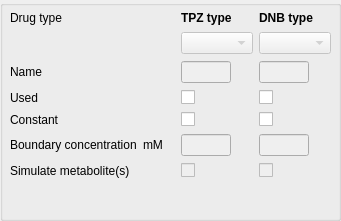
           <widget class="QGroupBox" name="groupBox_const2">
            <property name="geometry">
             <rect>
              <x>20</x>
              <y>30</y>
              <width>341</width>
              <height>221</height>
             </rect>
            </property>
            <property name="title">
             <string/>
            </property>
            <widget class="QWidget" name="gridLayoutWidget_4">
             <property name="geometry">
              <rect>
               <x>10</x>
               <y>10</y>
               <width>321</width>
               <height>171</height>
              </rect>
             </property>
             <layout class="QGridLayout" name="gridLayout_8">
              <item row="3" column="0">
               <widget class="QLabel" name="alabel_drugused">
                <property name="font">
                 <font>
                  <weight>50</weight>
                  <bold>false</bold>
                 </font>
                </property>
                <property name="text">
                 <string>Used</string>
                </property>
               </widget>
              </item>
              <item row="5" column="0">
               <widget class="QMyLabel" name="label_DRUG_A_BDRY_CONC">
                <property name="font">
                 <font>
                  <weight>50</weight>
                  <bold>false</bold>
                 </font>
                </property>
                <property name="text">
                 <string>Boundary concentration</string>
                </property>
               </widget>
              </item>
              <item row="5" column="1">
               <widget class="QLabel" name="units_bdryconc_2">
                <property name="text">
                 <string>mM</string>
                </property>
               </widget>
              </item>
              <item row="0" column="2">
               <widget class="QLabel" name="alabel_DRUG_A">
                <property name="sizePolicy">
                 <sizepolicy hsizetype="Expanding" vsizetype="Fixed">
                  <horstretch>0</horstretch>
                  <verstretch>0</verstretch>
                 </sizepolicy>
                </property>
                <property name="maximumSize">
                 <size>
                  <width>60</width>
                  <height>16777215</height>
                 </size>
                </property>
                <property name="font">
                 <font>
                  <weight>75</weight>
                  <bold>true</bold>
                 </font>
                </property>
                <property name="text">
                 <string>TPZ type</string>
                </property>
               </widget>
              </item>
              <item row="3" column="2">
               <widget class="QMyCheckBox" name="cbox_USE_TPZ_DRUG">
                <property name="maximumSize">
                 <size>
                  <width>60</width>
                  <height>16777215</height>
                 </size>
                </property>
                <property name="text">
                 <string/>
                </property>
                <property name="checked">
                 <bool>false</bool>
                </property>
               </widget>
              </item>
              <item row="5" column="2">
               <widget class="QLineEdit" name="line_TPZ_DRUG_BDRY_CONC">
                <property name="enabled">
                 <bool>false</bool>
                </property>
                <property name="maximumSize">
                 <size>
                  <width>50</width>
                  <height>16777215</height>
                 </size>
                </property>
                <property name="alignment">
                 <set>Qt::AlignRight|Qt::AlignTrailing|Qt::AlignVCenter</set>
                </property>
               </widget>
              </item>
              <item row="0" column="3">
               <widget class="QLabel" name="alabel_DRUG_B">
                <property name="enabled">
                 <bool>true</bool>
                </property>
                <property name="sizePolicy">
                 <sizepolicy hsizetype="Expanding" vsizetype="Fixed">
                  <horstretch>0</horstretch>
                  <verstretch>0</verstretch>
                 </sizepolicy>
                </property>
                <property name="maximumSize">
                 <size>
                  <width>60</width>
                  <height>16777215</height>
                 </size>
                </property>
                <property name="font">
                 <font>
                  <weight>75</weight>
                  <bold>true</bold>
                 </font>
                </property>
                <property name="text">
                 <string>DNB type</string>
                </property>
               </widget>
              </item>
              <item row="3" column="3">
               <widget class="QMyCheckBox" name="cbox_USE_DNB_DRUG">
                <property name="maximumSize">
                 <size>
                  <width>60</width>
                  <height>16777215</height>
                 </size>
                </property>
                <property name="text">
                 <string/>
                </property>
                <property name="checked">
                 <bool>false</bool>
                </property>
               </widget>
              </item>
              <item row="5" column="3">
               <widget class="QLineEdit" name="line_DNB_DRUG_BDRY_CONC">
                <property name="enabled">
                 <bool>false</bool>
                </property>
                <property name="maximumSize">
                 <size>
                  <width>50</width>
                  <height>16777215</height>
                 </size>
                </property>
                <property name="alignment">
                 <set>Qt::AlignRight|Qt::AlignTrailing|Qt::AlignVCenter</set>
                </property>
               </widget>
              </item>
              <item row="6" column="0">
               <widget class="QMyLabel" name="label_DRUG_A_SIMULATE_METABOLITE">
                <property name="font">
                 <font>
                  <weight>50</weight>
                  <bold>false</bold>
                 </font>
                </property>
                <property name="text">
                 <string>Simulate metabolite(s)</string>
                </property>
               </widget>
              </item>
              <item row="6" column="2">
               <widget class="QMyCheckBox" name="cbox_TPZ_DRUG_SIMULATE_METABOLITE">
                <property name="enabled">
                 <bool>false</bool>
                </property>
                <property name="text">
                 <string/>
                </property>
               </widget>
              </item>
              <item row="6" column="3">
               <widget class="QMyCheckBox" name="cbox_DNB_DRUG_SIMULATE_METABOLITE">
                <property name="enabled">
                 <bool>false</bool>
                </property>
                <property name="text">
                 <string/>
                </property>
               </widget>
              </item>
              <item row="2" column="2">
               <widget class="QLineEdit" name="text_TPZ_DRUG_NAME">
                <property name="enabled">
                 <bool>false</bool>
                </property>
                <property name="maximumSize">
                 <size>
                  <width>50</width>
                  <height>16777215</height>
                 </size>
                </property>
                <property name="text">
                 <string/>
                </property>
                <property name="alignment">
                 <set>Qt::AlignRight|Qt::AlignTrailing|Qt::AlignVCenter</set>
                </property>
                <property name="readOnly">
                 <bool>true</bool>
                </property>
               </widget>
              </item>
              <item row="2" column="3">
               <widget class="QLineEdit" name="text_DNB_DRUG_NAME">
                <property name="enabled">
                 <bool>false</bool>
                </property>
                <property name="maximumSize">
                 <size>
                  <width>50</width>
                  <height>16777215</height>
                 </size>
                </property>
                <property name="text">
                 <string/>
                </property>
                <property name="alignment">
                 <set>Qt::AlignRight|Qt::AlignTrailing|Qt::AlignVCenter</set>
                </property>
                <property name="readOnly">
                 <bool>true</bool>
                </property>
               </widget>
              </item>
              <item row="4" column="0">
               <widget class="QLabel" name="alabel_drugconstant">
                <property name="text">
                 <string>Constant</string>
                </property>
               </widget>
              </item>
              <item row="4" column="3">
               <widget class="QMyCheckBox" name="cbox_DNB_DRUG_CONSTANT">
                <property name="text">
                 <string/>
                </property>
               </widget>
              </item>
              <item row="4" column="2">
               <widget class="QMyCheckBox" name="cbox_TPZ_DRUG_CONSTANT">
                <property name="text">
                 <string/>
                </property>
               </widget>
              </item>
              <item row="1" column="2">
               <widget class="QComboBox" name="comb_TPZ">
                <property name="enabled">
                 <bool>false</bool>
                </property>
                <property name="currentIndex">
                 <number>-1</number>
                </property>
               </widget>
              </item>
              <item row="0" column="0">
               <widget class="QLabel" name="alabel_drugtype">
                <property name="text">
                 <string>Drug type</string>
                </property>
               </widget>
              </item>
              <item row="2" column="0">
               <widget class="QLabel" name="alabel_drugname">
                <property name="text">
                 <string>Name</string>
                </property>
               </widget>
              </item>
              <item row="1" column="3">
               <widget class="QComboBox" name="comb_DNB">
                <property name="enabled">
                 <bool>false</bool>
                </property>
                <property name="currentIndex">
                 <number>-1</number>
                </property>
               </widget>
              </item>
             </layout>
            </widget>
           </widget>
